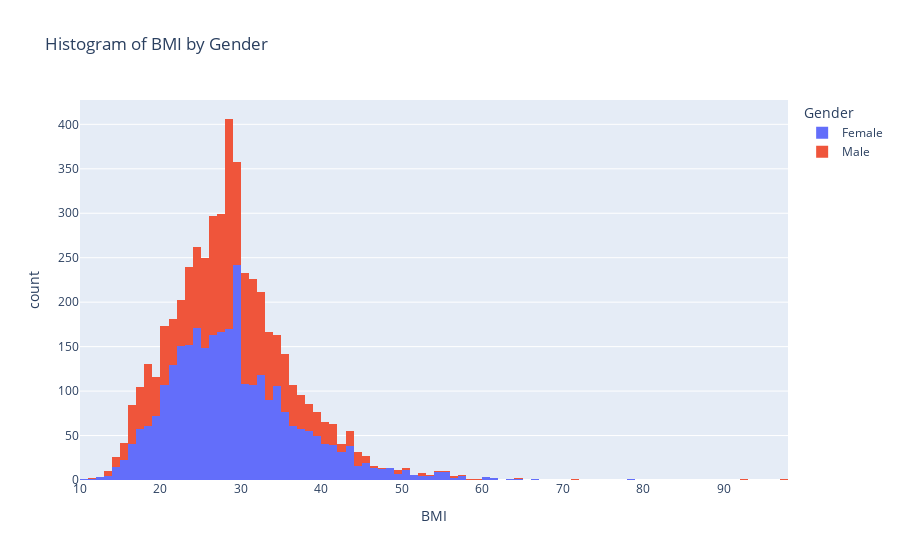

The cell this chart's notebook holds for it:
### Code cell
gender_bmi_fig = px.histogram(data, x = "BMI", color="Gender", nbins=100, title = "Histogram of BMI by Gender")
gender_bmi_fig.show()

### Figure 1 — Plotly figure (JSON) as saved in the notebook; plotly's stock layout.template omitted (floating-point values rounded to 4 significant figures; data arrays with more than 128 entries replaced by an {"elided": "..."} marker saying what was removed)
{"data": [{"alignmentgroup": "True", "bingroup": "x", "hovertemplate": "Gender=Female<br>BMI=%{x}<br>count=%{y}<extra></extra>", "legendgroup": "Female", "marker": {"color": "#636efa", "pattern": {"shape": ""}}, "name": "Female", "nbinsx": 100, "offsetgroup": "Female", "orientation": "v", "showlegend": true, "type": "histogram", "x": {"elided": "2994 float values"}, "xaxis": "x", "yaxis": "y"}, {"alignmentgroup": "True", "bingroup": "x", "hovertemplate": "Gender=Male<br>BMI=%{x}<br>count=%{y}<extra></extra>", "legendgroup": "Male", "marker": {"color": "#EF553B", "pattern": {"shape": ""}}, "name": "Male", "nbinsx": 100, "offsetgroup": "Male", "orientation": "v", "showlegend": true, "type": "histogram", "x": {"elided": "2115 float values"}, "xaxis": "x", "yaxis": "y"}], "layout": {"barmode": "relative", "legend": {"title": {"text": "Gender"}, "tracegroupgap": 0}, "title": {"text": "Histogram of BMI by Gender"}, "xaxis": {"anchor": "y", "domain": [0, 1], "title": {"text": "BMI"}}, "yaxis": {"anchor": "x", "domain": [0, 1], "title": {"text": "count"}}}}
